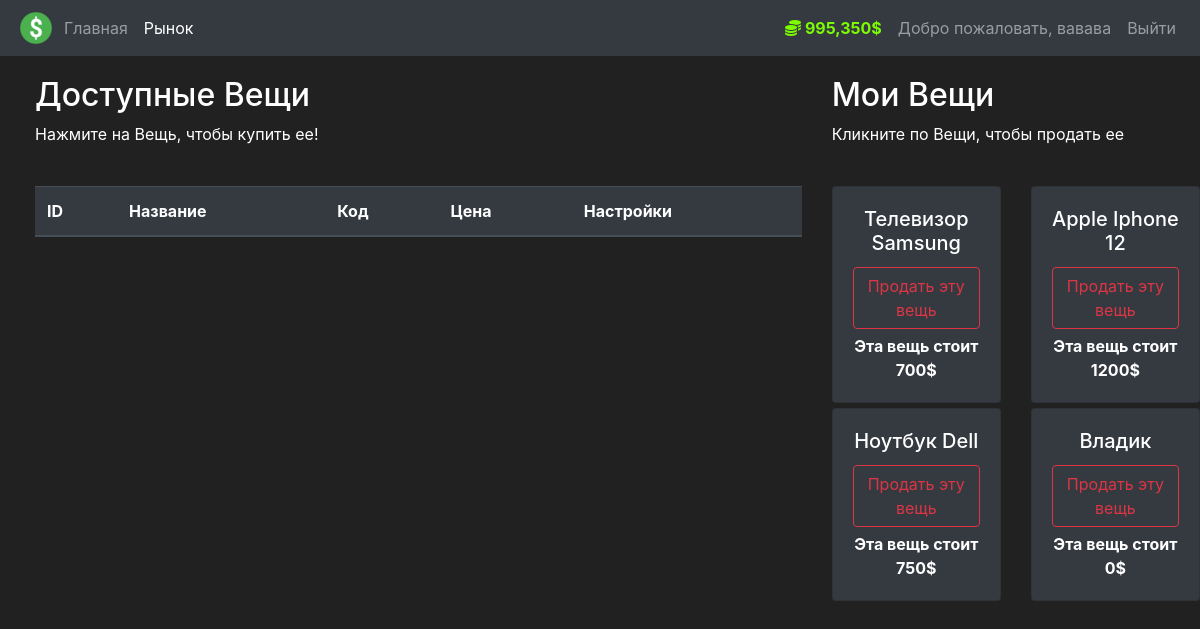
The app's page /market (signed in) with its own data.
### market/models.py (models this page shows, shortened)
class User(db.Model, UserMixin):
    id = db.Column(db.Integer(), primary_key=True)
    username = db.Column(db.String(length=30), nullable=False, unique=True)
    email_address = db.Column(db.String(length=50), nullable=False, unique=True)
    password_hash = db.Column(db.String(length=60), nullable=False)
    budget = db.Column(db.Integer(), nullable=False, default=1000)
    items = db.relationship('Item', backref='owned_user', lazy=True)
    @property
    def prettier_budget(self):
        if len(str(self.budget)) >= 4:
            return f'{str(self.budget)[:-3]},{str(self.budget)[-3:]}$'
        else:
            return f"{self.budget}$"
    @property
    def password(self):
        return self.password

class Item(db.Model):
    id = db.Column(db.Integer(), primary_key=True)
    name = db.Column(db.String(length=30), nullable=False, unique=True)
    price = db.Column(db.Integer(), nullable=False)
    barcode = db.Column(db.String(length=12), nullable=False, unique=True)
    description = db.Column(db.String(length=1024), nullable=False, unique=True)
    owner = db.Column(db.Integer(), db.ForeignKey('user.id'))

### market/routes.py (the view, shortened to what this page needs)
@app.route('/market', methods=['GET', 'POST'])
@login_required
def market_page():
    purchase_form = PurchaseItemForm()
    selling_form = SellItemForm()
    if request.method == "GET":
        items = Item.query.filter_by(owner=None)
        owned_items = Item.query.filter_by(owner=current_user.id)
        current_page = 'market'
        return render_template('market.html', items=items, purchase_form=purchase_form, owned_items=owned_items,
                               selling_form=selling_form, current_page=current_page)

### market/models.py (called while the page is built)
@login_manager.user_loader
def load_user(user_id):
    return User.query.get(int(user_id))

### market/templates/market.html (shortened to what this page needs)
{% extends 'base.html' %}
{% block content %}
<div class="row" style="margin-top:20px; margin-left:20px">
   <div class="col-8">
       <h2>Доступные Вещи</h2>
       <p>Нажмите на Вещь, чтобы купить ее!</p>
       <br>
      <table class="table table-hover table-dark">
         <thead>
            <tr>
               <th scope="col">ID</th>
               <th scope="col">Название</th>
               <th scope="col">Код</th>
               <th scope="col">Цена</th>
               <th scope="col">Настройки</th>
            </tr>
         </thead>
      </table>
   </div>
   <div class="col-4">
        <h2>Мои Вещи</h2>
        <p>Кликните по Вещи, чтобы продать ее</p>
        <br>
        <div class="row">
           {% for owned_item in owned_items %}
             <div class="col-md-6">
                 <div style="margin-bottom: 5px" class="card text-center bg-dark">
                      <div class="card-body">
                          <h5 class="card-title">{{ owned_item.name }}</h5>
                          <button type="button" class="btn btn-outline-danger" style="margin-bottom: 5px"
                                  data-toggle="modal" data-target="#Modal-SellingConfirm-{{ owned_item.id }}">
                              Продать эту вещь
                          </button>
                          <p class="card-text"><strong>
                              Эта вещь стоит {{ owned_item.price }}$
                          </strong></p>
                      </div>
                  </div>
             </div>
           {% endfor %}
        </div>
   </div>
</div>
{% endblock %}

### market/templates/base.html (shortened to what this page needs)
<!doctype html>
<html lang="en">
<head>
    <link rel="stylesheet" href="https://cdn.jsdelivr.net/npm/bootstrap@4.5.3/dist/css/bootstrap.min.css"
>
</head>
<body>
<nav class="navbar navbar-expand-md navbar-dark bg-dark">
    <img src="{{url_for('static', filename='pic1.png')}}">
    <div class="collapse navbar-collapse" id="navbarNav">
        <ul class="navbar-nav mr-auto">
            {% if current_page == 'market' %}
            <li class="nav-item">
                <a class="nav-link" href="{{ url_for('home_page') }}">Главная <span class="sr-only">(current)</span></a>
            </li>
            <li class="nav-item active">
                <a class="nav-link" href="{{ url_for('market_page') }}">Рынок</a>
            </li>
            {% endif %}
        </ul>
        {% if current_user.is_authenticated %}
        <ul class="navbar-nav">
            <li class="nav-item">
                <a class="nav-link" style="color: lawngreen; font-weight: bold">
                    <i class="fas fa-coins"></i>
                    {{ current_user.prettier_budget }}
                </a>
            </li>
            <li class="nav-item">
                <a class="nav-link">Добро пожаловать, {{ current_user.username }}</a>
            </li>
            <li class="nav-item">
                <a class="nav-link" href="{{ url_for('logout_page') }}">Выйти</a>
            </li>
        </ul>
        {% endif %}
    </div>
</nav>
{% block content %}
{% endblock %}
</body>
</html>

### market/templates/base.html (style rules this page uses)
body { background-color: #212121; color: white }

### records on screen
User: prettier_budget "995,350$", username "вавава"
Item: name "Телевизор Samsung", price "700"
Item: name "Apple Iphone 12", price "1200"
Item: name "Ноутбук Dell", price "750"
Item: name "Владик", price "0"
